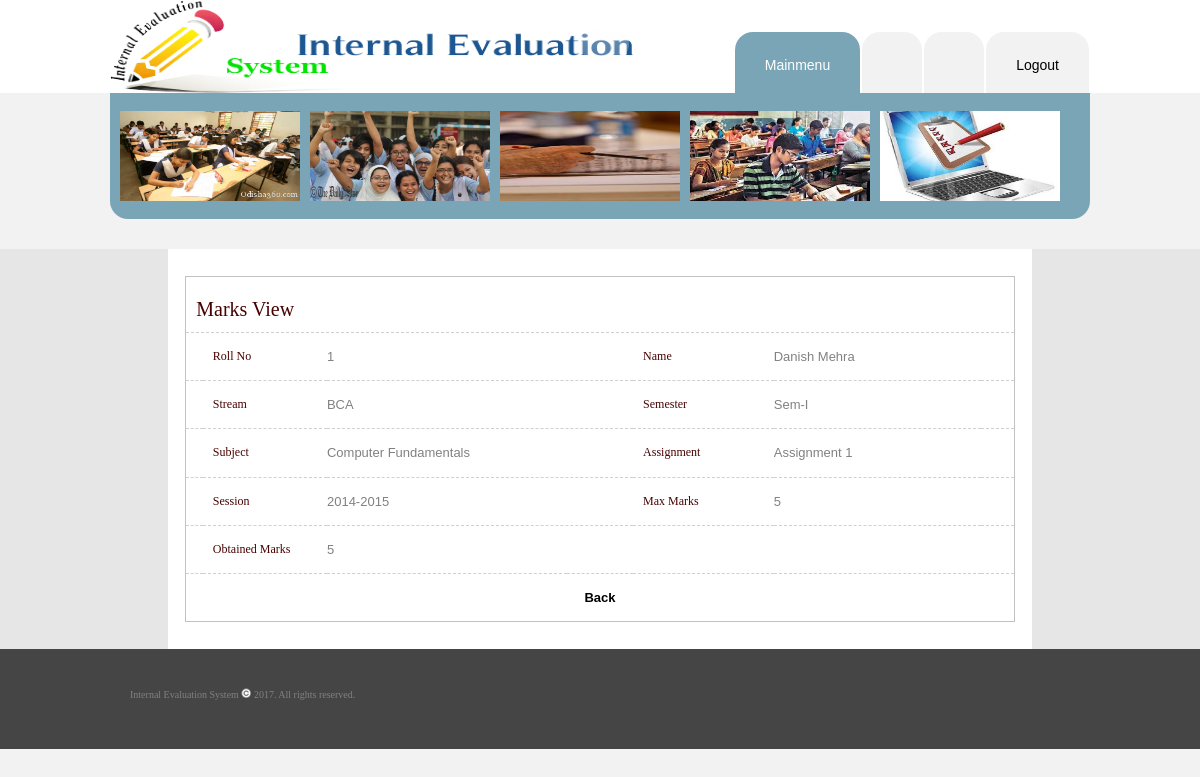
Page /danish/assignment_view.php?sid=591530b4d3857 (signed in) on the committed database.
### tables this page shows
CREATE TABLE IF NOT EXISTS `assignment` (
  `assignmentid` varchar(50) NOT NULL,
  `rollno` int(20) NOT NULL,
  `name` varchar(50) NOT NULL,
  `stream` varchar(10) NOT NULL,
  `semester` varchar(20) NOT NULL,
  `subject` varchar(50) NOT NULL,
  `assignment` varchar(30) NOT NULL,
  `session` varchar(30) NOT NULL,
  `maxmarks` varchar(30) NOT NULL,
  `obtmarks` varchar(30) NOT NULL,
  `status` varchar(1) NOT NULL DEFAULT 'T',
  `date` varchar(30) NOT NULL,
  `refstudentid` varchar(50) NOT NULL,
  `lstatus` varchar(1) NOT NULL DEFAULT 'U'
);

### danish/assignment_view.php (the view, shortened to what this page needs)
<?php
$session=$_REQUEST["session"];
$stream=$_REQUEST["stream"];
$sid=isset($_REQUEST["sid"])?$_REQUEST["sid"]:"";
include("cont.php");
$p="select * from assignment where assignmentid ='$sid'";
$qry=mysqli_query($con,$p);
$res=mysqli_fetch_row($qry);
include("facultytop.php");
?>
<div align="center">
  <center>
  <table border="0" cellpadding="0" cellspacing="0"  width="72%" height="400" class="bkwhite">
    <tr>
      <td width="100%" height="400">
      <div align="center">
        <center>
        <table border="0" cellpadding="0" cellspacing="0" width="96%" height="346" class="regtab">
          <tr>
            <td width="100%" colspan="7" class="title" id="border_bottom" height="45">
             Marks View</td>
          </tr>
          <tr>
            <td width="2%" height="47" id="border_bottom"  >&nbsp;</td>
            <td width="15%" height="47" class="labels" id="border_bottom" >Roll No</td>
            <td width="37%" height="47" id="border_bottom" colspan="2"  ><?=$res[1]?></td>
            <td width="17%" height="47" class="labels" id="border_bottom" >Name</td>
            <td width="25%" height="47" id="border_bottom"  ><?=$res[2]?></td>
            <td width="16%" height="47" id="border_bottom"  >&nbsp;</td>
          </tr>
          <tr>
            <td width="2%" height="47" id="border_bottom"  >&nbsp;</td>
            <td width="15%" height="47" class="labels" id="border_bottom" >Stream</td>
            <td width="37%" height="47" id="border_bottom" colspan="2"  ><?=$res[3]?></td>
            <td width="17%" height="47" class="labels" id="border_bottom" >Semester</td>
            <td width="25%" height="47" id="border_bottom" ><?=$res[4]?></td>
            <td width="16%" height="47" id="border_bottom" >&nbsp;</td>
          </tr>
          <tr>
            <td width="2%" height="47" id="border_bottom" >&nbsp;</td>
            <td width="15%" height="47" class="labels" id="border_bottom" >Subject</td>
            <td width="37%" height="47" id="border_bottom" colspan="2" ><?=$res[5]?></td>
            <td width="17%" height="47" class="labels" id="border_bottom" >Assignment</td>
            <td width="25%" height="47" id="border_bottom" ><?=$res[6]?></td>
            <td width="16%" height="47" id="border_bottom" >&nbsp;</td>
          </tr>
          <tr>
            <td width="2%" height="47" id="border_bottom" >&nbsp;</td>
            <td width="15%" height="47" class="labels" id="border_bottom" >Session</td>
            <td width="37%" height="47" id="border_bottom" colspan="2" ><?=$res[7]?></td>
            <td width="17%" height="47" class="labels" id="border_bottom" >Max Marks</td>
            <td width="25%" id="border_bottom" height="47" ><?=$res[8]?></td>
            <td width="16%" height="47" id="border_bottom" >&nbsp;</td>
          </tr>
          <tr>
            <td width="2%" height="47" id="border_bottom"  >&nbsp;</td>
            <td width="15%" height="47" class="labels" id="border_bottom" >Obtained Marks</td>
            <td width="29%" height="47" id="border_bottom"  ><?=$res[9]?></td>
            <td width="8%" height="47"  align="center" class="labels" id="border_bottom" >&nbsp;</td>
            <td width="17%" height="47" class="labels" id="border_bottom"  >&nbsp;</td>
            <td width="25%" height="47" id="border_bottom" >
            <table border="0" cellpadding="0" cellspacing="0"  width="100%" height="35">
              <tr>
                <td width="33%" height="35">
                </td>
                <td width="36%" height="35" class="labels"> &nbsp;</td>
                <td width="31%" height="35"></td>
              </tr>
            </table>
            </td>
            <td width="16%" height="47" id="border_bottom" >&nbsp;</td>
          </tr>
          <tr>
            <td width="100%" colspan="7" height="47" align="center" >
            <b><a href="assignment_manage.php?session=<?=$session?>&stream=<?=$stream?>">Back</a></b> </td>
          </tr>
          </table>
        </center>
      </div>
      </td>
    </tr>
  </table>
  </center>
</div>
<?php
include("bottom.php");
?>

### danish/images/stylesheet.css (style rules this page uses)
body { margin: 0px; color: rgb(129, 129, 129); font-family: Arial, Helvetica, sans-serif; font-size: 13px; background-color: rgb(242, 242, 242); }
a { color: rgb(0, 0, 0); text-decoration: none; }
.bkwhite { background:#ffffff; }
.title { font-size: 20px; color: #480000; font-family: verdana; padding-left: 10px; }
.labels { font-size: 12px; color: #480000; font-family: verdana; padding-left: 10px; }
#border_bottom { border-bottom: 1px dashed #d0d0d0; }
.regtab { padding-top:10px; border: 1px solid #C4C0C0; background-color:#ffffff; }

### rows in the picture
assignment: rollno "1", name "Danish Mehra", stream "BCA", semester "Sem-I", subject "Computer Fundamentals", assignment "Assignment 1", session "2014-2015", maxmarks "5", obtmarks "5"
